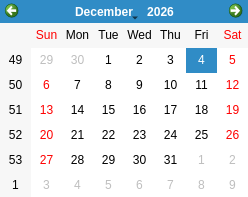
<?xml version="1.0" encoding="UTF-8"?>
<ui version="4.0">
 <class>CalendarWidget</class>
 <widget class="QCalendarWidget" name="CalendarWidget">
  <property name="geometry">
   <rect>
    <x>0</x>
    <y>0</y>
    <width>248</width>
    <height>197</height>
   </rect>
  </property>
  <property name="windowTitle">
   <string>CalendarWidget</string>
  </property>
  <property name="firstDayOfWeek">
   <enum>Qt::Sunday</enum>
  </property>
 </widget>
 <resources/>
 <connections/>
</ui>
